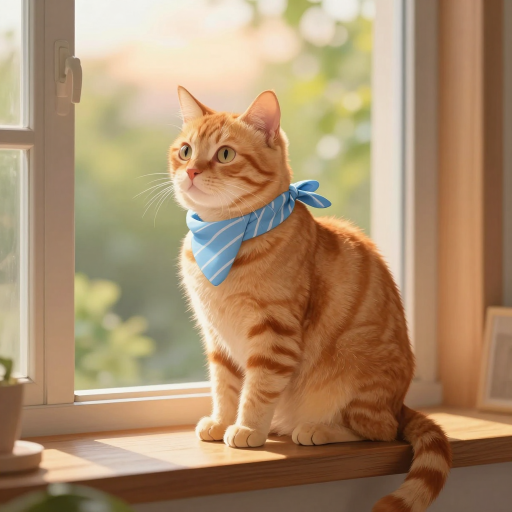
#> input picture samples/demo_base.png, 1024 x 1024 px (shown at 1/2 size)
$ python make_demo_assets.py --base ../samples/demo_base.png --out out
#> lines starting #> are read from the running program, lines starting #| are printed output that depends on the picture; after the words box and inside, x2 and y2 are one past the last pixel; in counts of white or black regions, pixels touching at a corner belong together
"""Build the demo input assets for the Z-Image-Turbo workflows.

    python scripts/make_demo_assets.py --base samples/demo_base.png --out "<ComfyUI>/input"

Writes two files into --out:

    zimage_demo_base.png      plain RGB copy of the base photo
    zimage_demo_inpaint.png   the same photo with an alpha hole punched over the
                              region that should be repainted

Why an alpha hole and not a separate mask file: ComfyUI's LoadImage returns
``mask = 1 - alpha`` (see comfy/nodes.py, pillow_to_image). So alpha=0 becomes
mask=1, and mask=1 is what every downstream node means by "regenerate this
area":

  * SetLatentNoiseMask   -> denoise_mask=1 -> the sampler keeps regenerating
                            that area instead of pasting the original latent back
  * ZImageFunControlnet  -> mask channel = 1 -> the area behind the mask is
                            dropped from the inpaint reference (set to 0.5 grey)

Both conventions are the same, so a single PNG with an alpha hole drives the
whole masked-redraw workflow. A JPEG has no alpha channel, so its mask comes
back as all zeros and the sampler simply reproduces the input - that is the
classic "my ControlNet output is a copy of the source image" trap.

The polygon below is stored in pixel coordinates of the 1024x1024 base image.
"""
import argparse
import os
import shutil

from PIL import Image, ImageDraw

# Region of the demo base photo to repaint: the blue neckerchief.
# Coordinates are for the 1024x1024 base image.
HOLE_POLY = [
    (360, 545), (362, 448), (400, 390), (486, 344), (572, 340),
    (645, 350), (672, 392), (658, 438), (592, 462), (556, 528),
    (486, 572), (410, 572),
]


def main():
    ap = argparse.ArgumentParser()
    ap.add_argument("--base", required=True, help="source photo (1024x1024 RGB)")
    ap.add_argument("--out", required=True, help="ComfyUI input directory")
    args = ap.parse_args()

    out = os.path.abspath(args.out)
    os.makedirs(out, exist_ok=True)

    base = Image.open(args.base).convert("RGB")
#> base is the input picture: PIL image 1024x1024 RGB; mean R, G, B 170.4, 141.5, 108.8
    if base.size != (1024, 1024):
        raise SystemExit("base image must be 1024x1024, got %s" % (base.size,))

    plain = os.path.join(out, "zimage_demo_base.png")
    base.save(plain, "PNG")
    print("wrote", plain)

    # RGBA copy with the hole punched out (alpha = 0 inside the polygon).
    rgba = base.convert("RGBA")
    alpha = Image.new("L", base.size, 255)
#> alpha: PIL image 1024x1024 L; every value is 255
    ImageDraw.Draw(alpha).polygon(HOLE_POLY, fill=0)
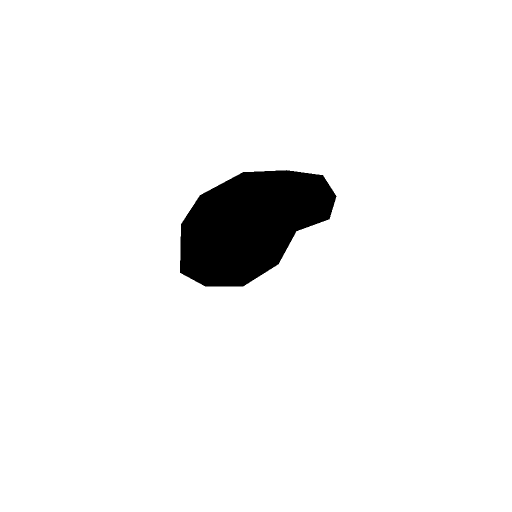
#> alpha: PIL image 1024x1024 L (shown at 1/2 size); 95.2% white; 1 black region, box (x1, y1, x2, y2) and area: (360, 340, 673, 573) 50400
    rgba.putalpha(alpha)
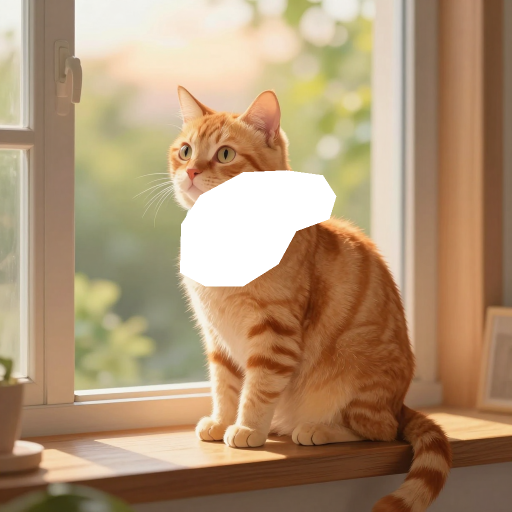
#> rgba: PIL image 1024x1024 RGBA (shown at 1/2 size); mean R, G, B, A 170.4, 141.5, 108.8, 242.7; transparent parts drawn white

    hole = os.path.join(out, "zimage_demo_inpaint.png")
    rgba.save(hole, "PNG")
    print("wrote", hole)

    # A small preview so the hole placement can be eyeballed without running
    # the model: the hole is drawn in translucent magenta over the base photo.
    preview = base.convert("RGBA")
    overlay = Image.new("RGBA", base.size, (0, 0, 0, 0))
#> overlay: PIL image 1024x1024 RGBA; every value is 0
    ImageDraw.Draw(overlay).polygon(HOLE_POLY, fill=(255, 0, 170, 110))
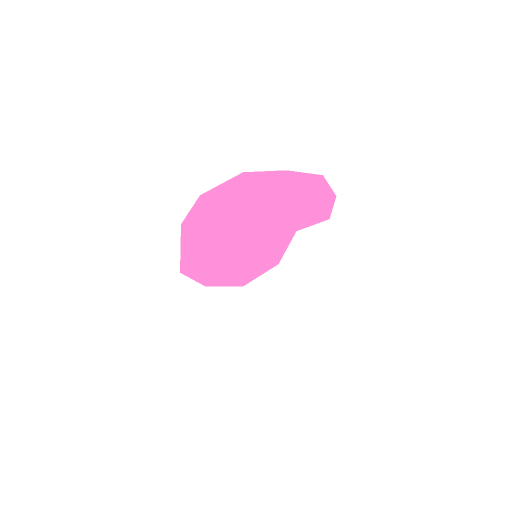
#> overlay: PIL image 1024x1024 RGBA (shown at 1/2 size); mean R, G, B, A 12.3, 0, 8.2, 5.3; transparent parts drawn white
    preview = Image.alpha_composite(preview, overlay).convert("RGB")
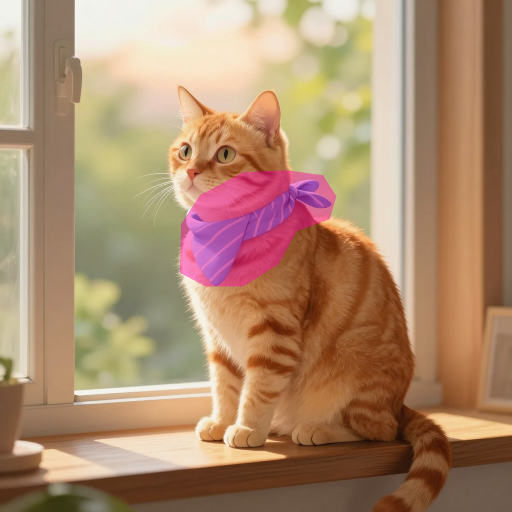
#> preview: PIL image 1024x1024 RGB (shown at 1/2 size); mean R, G, B 172.4, 138.6, 109.8
    prev_path = os.path.join(out, "zimage_demo_inpaint_preview.png")
    preview.save(prev_path, "PNG")
    print("wrote", prev_path)


if __name__ == "__main__":
    main()
